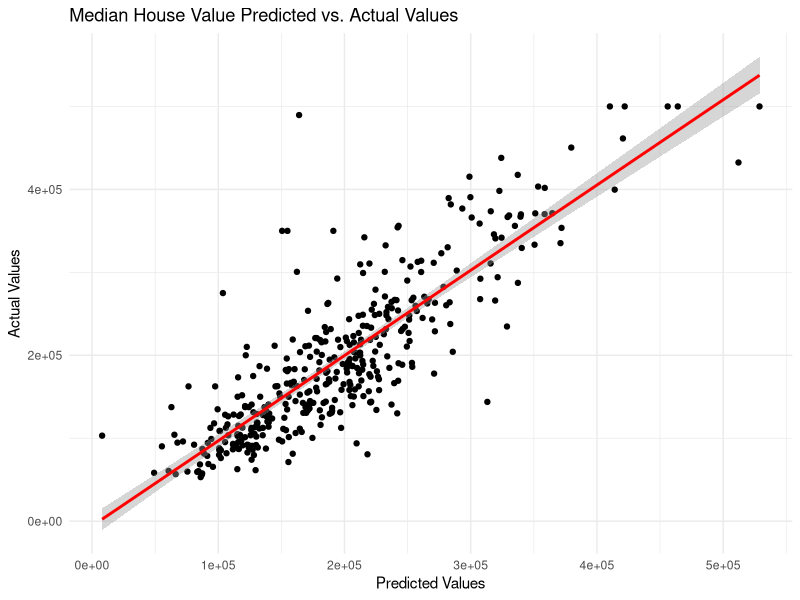

This chart was generated by the following R code:
# import library
library(tidyverse)
library(caret)
library(ggplot2)
library(mlbench)
library(rpart)

# set directory
getwd()
setwd("D:/dataset")

# load data
df_housing <- glimpse(read.csv("housing.csv"))
View(df_housing)

# check missing value
df_housing <- na.omit(df_housing)
mean(complete.cases(df_housing))
View(df_housing)

# cleansing
unique(df_housing$ocean_proximity)
## df_housing$ocean_proximity <- as.numeric(as.factor(df_housing$ocean_proximity))
df_housing$ocean_proximity <- with(df_housing, match(ocean_proximity, unique(ocean_proximity)))
df_housing$longitude <- NULL
df_housing$latitude <- NULL 
glimpse(df_housing)

# split data 
set.seed(42)
n <- nrow(df_housing)
id <- sample(1:n, size = 0.8*n)
train_df <- df_housing[id, ]
test_df <- df_housing[-id, ]

# train model
# lm_model
lm_model <- train(median_house_value ~ .,
                  data = train_df,
                  method = "lm")
lm_model

# rpart , knn
ctrl <- trainControl(method = "cv",
                     number = 10, #k
                     verboseIter = TRUE) 

rpart_model <- train( median_house_value ~ .,
                       data = train_df,
                       method = "rpart",
                       trControl = ctrl)
rpart_model

knn_model <- train( median_house_value ~ .,
                    data = train_df,
                    method = "knn",
                    metric = "RMSE",
                    trControl = ctrl)
knn_model

# scoring(prediction)
p_medv <- predict(lm_model, newdata = test_df)
test_df$p_medv <- p_medv
View(test_df)

# evaluate model (regression metrics)
# RMSE : root mean squared error
test_rmse <- sqrt(mean((test_df$median_house_value-p_medv)**2))
test_rmse

# plot predicted vs actual
ggplot(test_df, aes(x= test_df$p_medv, y= test_df$median_house_value)) +
  geom_point() +
  theme_minimal() +
  geom_smooth(method =  "lm", col = "red") +
  labs(x='Predicted Values', y='Actual Values', title='Median House Value Predicted vs. Actual Values')

# save model
saveRDS(lm_model, file = "lmmodel_housingUSA.RDS")




